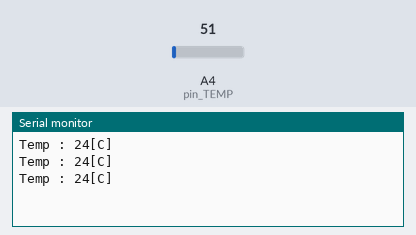
Recording of a sketch running on a simulated Arduino Uno, built with avr-gcc and run on an emulated ATmega328P. On the bench: the last lines printed to the serial monitor. Inputs (shaded band) come from the test bench; at power-on: A4 (pin_TEMP) = 51.

Above: at 1.3 s.
1.4 s: A4 (pin_TEMP) set to 61
At 1.9 s:
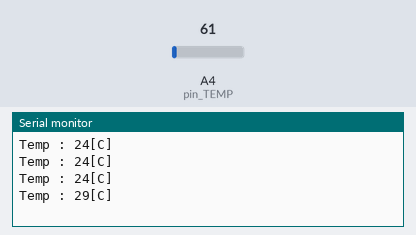
2.9 s: A4 (pin_TEMP) set to 71
At 3.4 s:
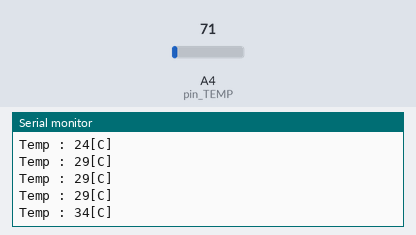
Timing chart, 0 to 5.9 s (numbered marks = the images above; inputs shaded):
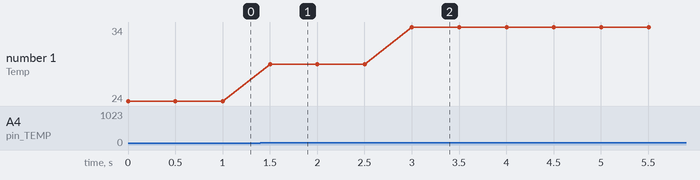

The sketch:

10week-misson4.ino
```cpp
int pin_TEMP = A4;
int pin_DC_A = 5;
int pin_DC_B = 6;
void setup() {
  // put your setup code here, to run once:
  Serial.begin(115200);
  pinMode(pin_DC_A, OUTPUT);
  pinMode(pin_DC_B, OUTPUT);
  pinMode(pin_TEMP, INPUT);
}

void loop() {
  // put your main code here, to run repeatedly:
  uint16_t ADC_data = 0;
  ADC_data = analogRead(pin_TEMP);
  uint16_t Temp;
  Temp = ADC_data * 5 * 100 / 1023;
  if (Temp >= 28)
  {
    forwardRotation(Temp * 10);
  }
  else if ((Temp >= 24) && (Temp < 28))
  {
    Stop();
  }
  else
  {
    reverseRotation(Temp * 5);
  }
  Serial.print("Temp : ");
  Serial.print(Temp);
  Serial.println("[C]");
  delay(500);
}
void forwardRotation(int8_t Speed)
{
  digitalWrite(pin_DC_A, LOW);
  analogWrite(pin_DC_B, Speed);
}

void reverseRotation(int8_t Speed)
{
  digitalWrite(pin_DC_B, LOW);
  analogWrite(pin_DC_A, Speed);
}
void Stop()
{
  digitalWrite(pin_DC_A, LOW);
  digitalWrite(pin_DC_B, LOW);
}
```

Measured:
- after the input at 1.4 s, the serial monitor: prints a new line after 0.10 s (image 1)
- after the input at 2.9 s, the serial monitor: prints a new line after 0.10 s (image 2)
- plotted number 1: 24 → 29 after the input at 1.4 s, 29 → 34 after the input at 2.9 s
